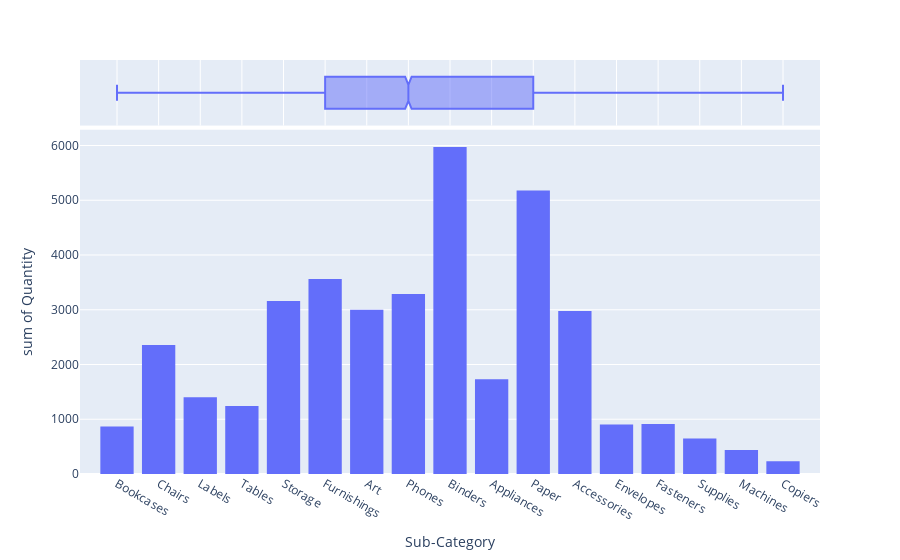

Notebook code for this chart:
### Markdown cell above
<h1>Quantidade de venda por sub-categoria</h1>

### Code cell
px.histogram(df_loja, x="Sub-Category", marginal="box", y="Quantity")

### Figure 1 — Plotly figure (JSON) as saved in the notebook; plotly's stock layout.template omitted (floating-point values rounded to 4 significant figures; data arrays with more than 128 entries replaced by an {"elided": "..."} marker saying what was removed)
{"data": [{"alignmentgroup": "True", "bingroup": "x", "histfunc": "sum", "hovertemplate": "Sub-Category=%{x}<br>sum of Quantity=%{y}<extra></extra>", "legendgroup": "", "marker": {"color": "#636efa", "pattern": {"shape": ""}}, "name": "", "offsetgroup": "", "orientation": "v", "showlegend": false, "type": "histogram", "x": {"elided": "9994 str values"}, "xaxis": "x", "y": {"elided": "9994 int values"}, "yaxis": "y"}, {"alignmentgroup": "True", "hovertemplate": "Sub-Category=%{x}<extra></extra>", "legendgroup": "", "marker": {"color": "#636efa"}, "name": "", "notched": true, "offsetgroup": "", "showlegend": false, "type": "box", "x": {"elided": "9994 str values"}, "xaxis": "x2", "yaxis": "y2"}], "layout": {"barmode": "relative", "legend": {"tracegroupgap": 0}, "margin": {"t": 60}, "xaxis": {"anchor": "y", "domain": [0, 1], "title": {"text": "Sub-Category"}}, "xaxis2": {"anchor": "y2", "domain": [0, 1], "matches": "x", "showgrid": true, "showticklabels": false}, "yaxis": {"anchor": "x", "domain": [0, 0.8316], "title": {"text": "sum of Quantity"}}, "yaxis2": {"anchor": "x2", "domain": [0.8416, 1], "matches": "y2", "showgrid": false, "showline": false, "showticklabels": false, "ticks": ""}}}
